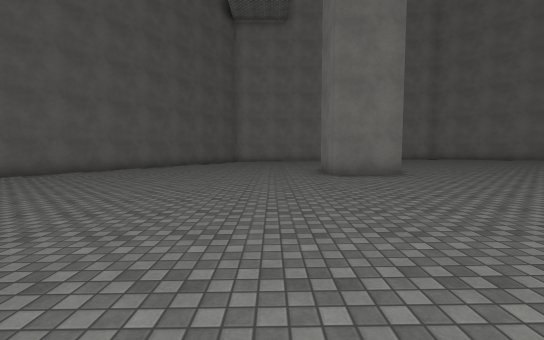
View 1 (above)

21 first-person views from a walk through a Unity game level. The camera is 1.4 m above the floor, tilts 4° down and sees 90° across. The floor is counted in squares, 2 m on a side. Each view is taken from the middle of a square. On the plan, view 1 faces up. The plan holds only what a view shows up to about 9 squares ahead; the rest is blank. The place goes on beyond the plan. The player character is not drawn. Surface patterns are stand-ins for the level's own textures.

View 2
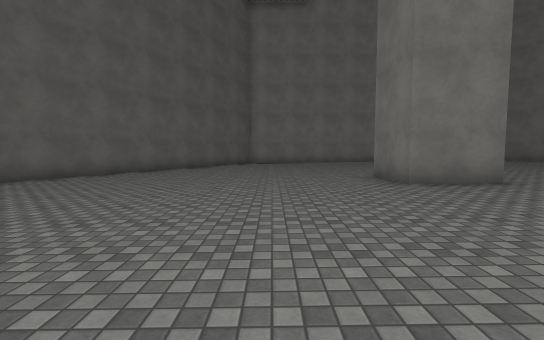

View 3
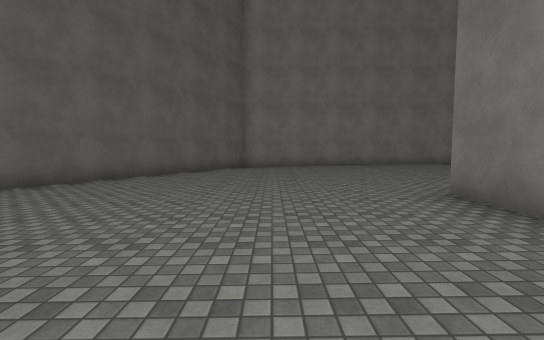

View 4
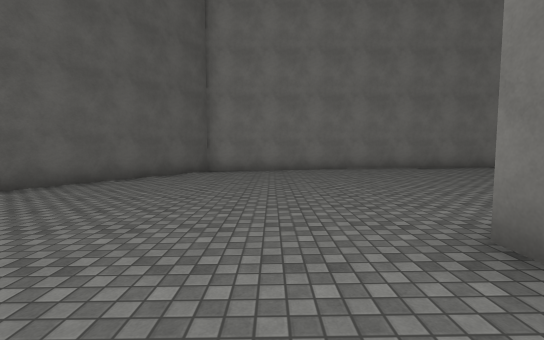

View 5
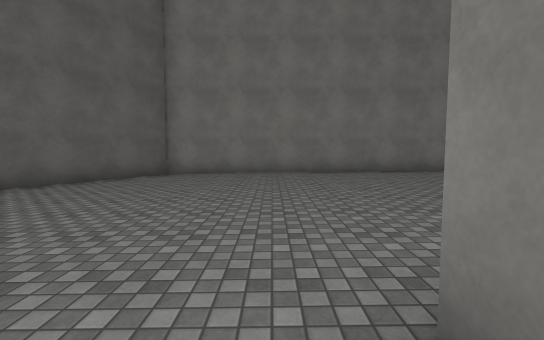

View 6
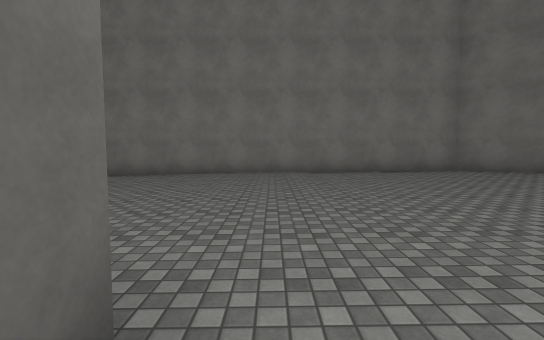

View 7
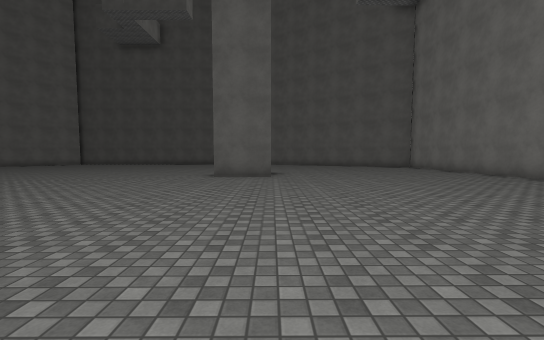

View 8
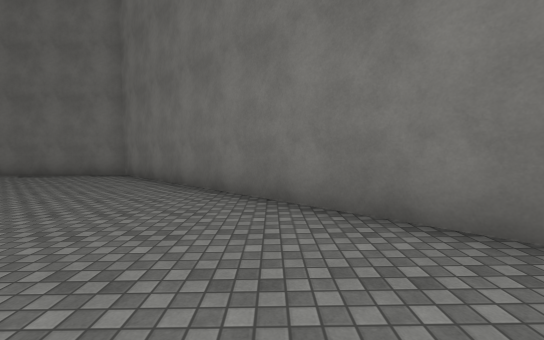

View 9
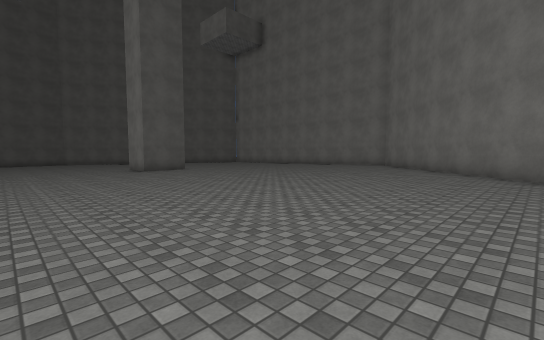

View 10
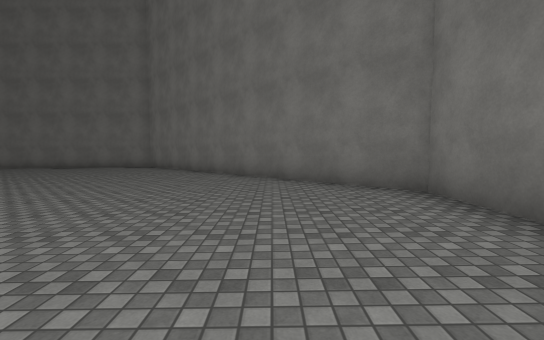

View 11
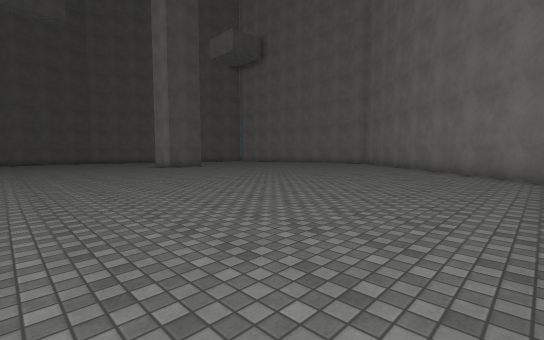

View 12
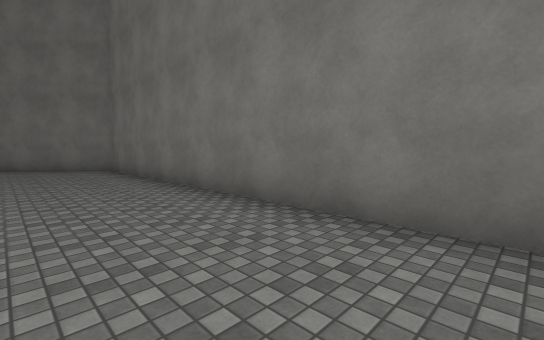

View 13
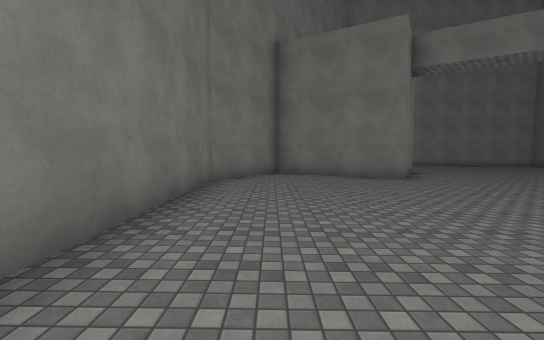

View 14
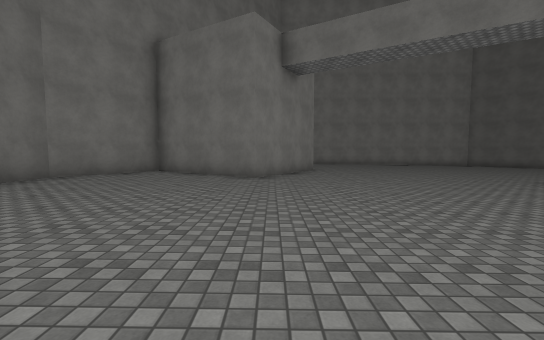

View 15
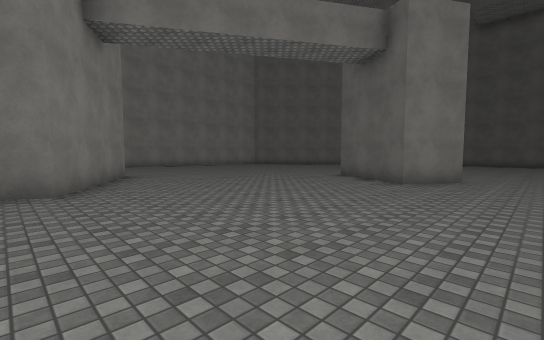

View 16
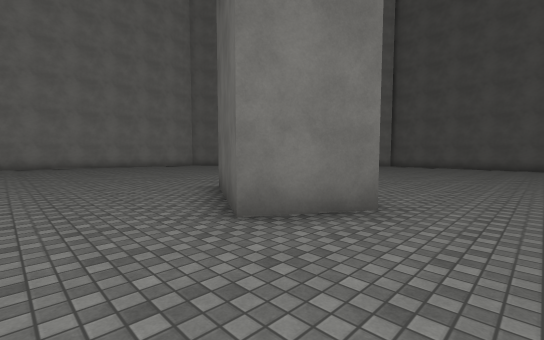

View 17
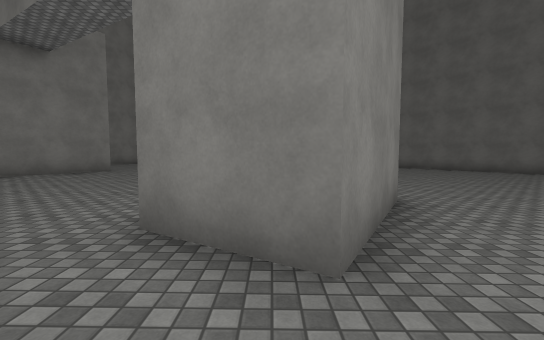

View 18
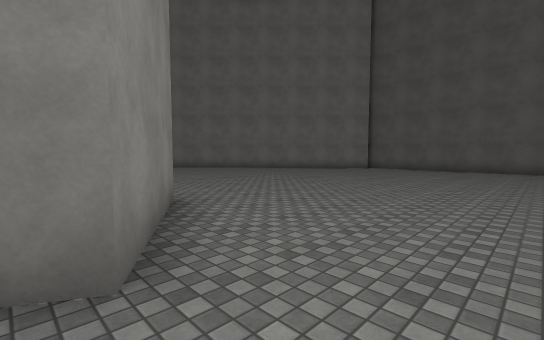

View 19
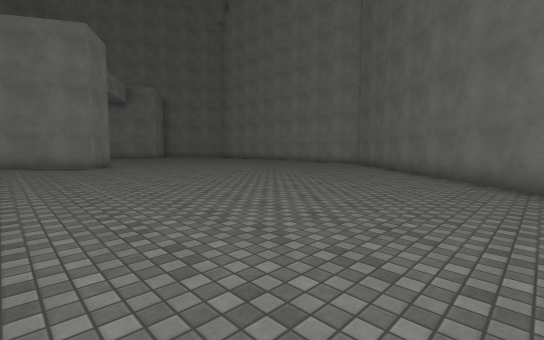

View 20
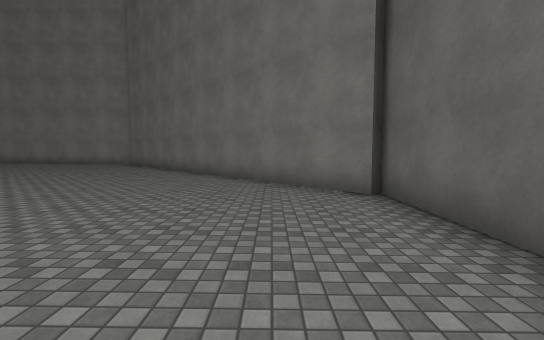

View 21
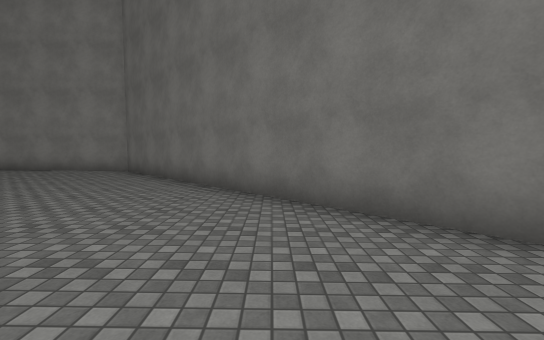

### Floor plan
Key: @ floor where view 1 was taken; # wall or solid block; . main floor; : floor 0.25 m higher than the main floor; - floor 0.25 m lower than the main floor; _ floor 0.5 m lower than the main floor.
Columns run from 9 left of view 1 to 18 right of it. Each row starts with its distance up from view 1.
 17       ##############
 16       #--.........:##
 15      ##--.........::##
 14     ##---.........:::##
 13     #-----.........:::##
 12    ##-----.........::::##
 11   ##------.........:::::##
 10   #--------.........:::::##
  9  ##--------##.......::::::##
  8  #---------##.......:::::::#
  7   _---------.........::::::#
  6    ---------.........::::::#
  5     --------.........::::::#
  4      --------.........:::::#
  3       -------.........:::::#
  2        ------.........:::::#
  1   ___---------.........::::#
  0   ___----@----.........::::#
 -1   ___---------#........::::#
 -2  _____-------###........:::#
 -3 #_____-------##.........:::#
 -4 #_____---------.........:::#
 -5 #______---------.....##..:##
 -6 #______---------.....######
 -7 ##_____---- ----....##
 -8  ##_____---  ----...#
 -9   ##____---   ---.
-10    ##___---     -.
-11     ##___--     --
-12      ##__---
-13       ##_----
-14        #######

Positions as (right, up) in squares from view 1, and headings:
1: (0, 0), facing up
2: (-1, 2), facing up
3: (-1, 5), facing up
4: (0, 7), facing up
5: (1, 8), facing up
6: (4, 8), facing up
7: (12, 9), facing left
8: (14, 8), facing up
9: (15, 3), facing up-left
10: (15, 4), facing up
11: (17, 1), facing up-left
12: (15, -1), facing up-right
13: (16, 3), facing down
14: (12, 3), facing down
15: (13, 1), facing down-left
16: (8, 1), facing down-left
17: (5, 1), facing down
18: (5, 1), facing down-left
19: (-7, -1), facing down-right
20: (-7, -1), facing down
21: (-5, -5), facing down
